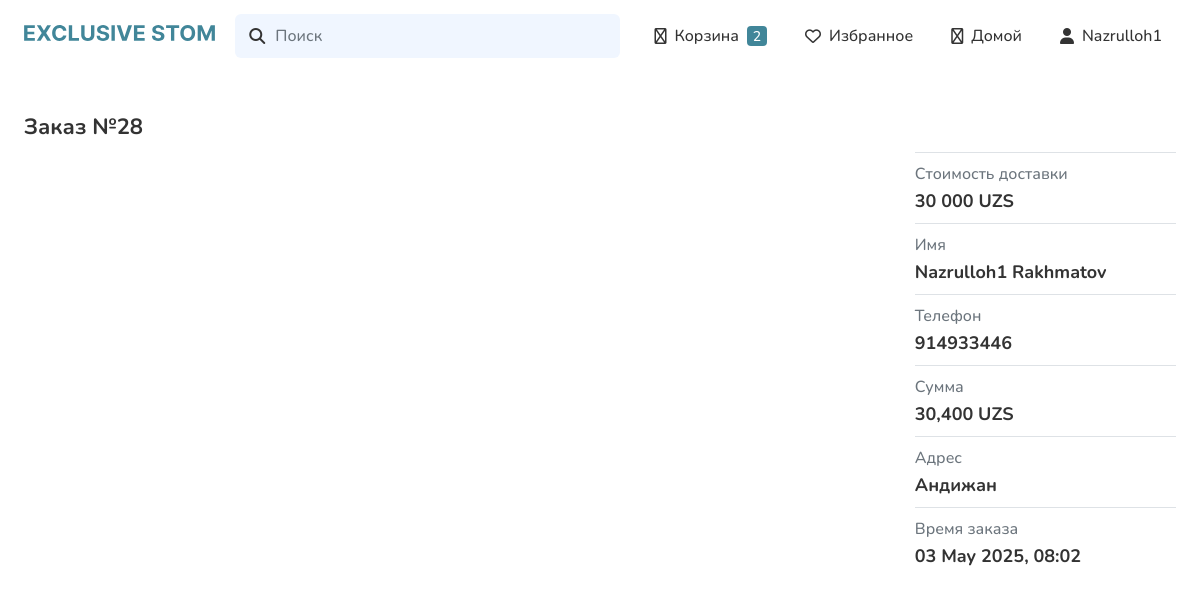
Page /ordeer/28/ (signed in) on the committed database.
### accounts/models.py (models this page shows, shortened)
class CustomUser(AbstractBaseUser, PermissionsMixin):
    phone_number = models.CharField(max_length=20, unique=True)
    first_name = models.CharField(max_length=30)
    last_name = models.CharField(max_length=30)
    is_active = models.BooleanField(default=True)
    is_staff = models.BooleanField(default=False)
    date_joined = models.DateTimeField(default=timezone.now)
    telegram_id = models.BigIntegerField(null=True, blank=True, unique=True)
    USERNAME_FIELD = 'phone_number'
    REQUIRED_FIELDS = ['first_name', 'last_name']
    objects = CustomUserManager()

### main/models.py (models this page shows, shortened)
class Order(models.Model):
    STATUS_CHOICES = (
        ('warning', 'В ожидании'),
        ('warning', 'В обработке'),
        ('success', 'Доставлено'),
        ('danger', 'Отменено'),
    )
    user = models.ForeignKey(CustomUser, on_delete=models.CASCADE, related_name='orders')
    created_at = models.DateTimeField(auto_now_add=True)
    status = models.CharField(max_length=20, choices=STATUS_CHOICES, default='pending')
    total_price = models.DecimalField(max_digits=10, decimal_places=2, default=0)
    phone_number = models.CharField(max_length=20, blank=True)
    address = models.TextField(blank=True)

### main/views.py (the view)
# urls.py: path('ordeer/<int:pk>/', OrderDetailView.as_view(), name='order-detail'),
class OrderDetailView(LoginRequiredMixin, DetailView):
    model = Order
    template_name = 'order-detail.html'
    context_object_name = 'order'
    def get_queryset(self):
        return Order.objects.filter(user=self.request.user)
    def get_context_data(self, **kwargs):
        context = super().get_context_data(**kwargs)
        context['order_items'] = self.object.items.select_related('product')
        return context

### cart/context_processors.py (called while the page is built)
def cart_item_count(request):
    if request.user.is_authenticated:
        cart, _ = Cart.objects.get_or_create(user=request.user)
        return {'cart_item_count': sum(item.quantity for item in cart.items.all())}
    return {'cart_item_count': 0}

### templates/order-detail.html (shortened to what this page needs)
{% extends 'base.html' %}
{% load static %}
{% load humanize %}
{% block content %}
  <div class="order-detail">
    <div class="section-wrapper">
      <div class="container">
        <h1 class="category-heading order-heading-text">Заказ №{{ order.id }}</h1>
        <div class="order-upper">
          <div class="order-details">
            <div class="order-detail-text">
              <span>Стоимость доставки</span>
              <p>{{ order.delivery_cost|default:'30 000' }} UZS</p>
            </div>
            <div class="order-detail-text">
              <span>Имя</span>
              <p>{{ order.user.first_name }} {{ order.user.last_name }}</p>
            </div>
            <div class="order-detail-text">
              <span>Телефон</span>
              <p>{{ order.phone_number }}</p>
            </div>
            <div class="order-detail-text">
              <span>Сумма</span>
              <p>{{ order.total_price|floatformat:0|intcomma }} UZS</p>
            </div>
            <div class="order-detail-text">
              <span>Адрес</span>
              <p>{{ order.address }}</p>
            </div>
            <div class="order-detail-text">
              <span>Время заказа</span>
              <p>{{ order.created_at|date:'d M Y, H:i' }}</p>
            </div>
          </div>
        </div>
      </div>
    </div>
  </div>
{% endblock %}

### templates/base.html (shortened to what this page needs)
{% load static %}
<!DOCTYPE html>
<html lang="en">
  <head>
    <link rel="stylesheet" href="https://cdn.jsdelivr.net/npm/swiper@11/swiper-bundle.min.css" />
    <link rel="stylesheet" href="https://site-assets.fontawesome.com/releases/v6.7.2/css/all.css" />
    <link rel="stylesheet" href="{% static './assets/css/style.css' %}" />
    <link rel="stylesheet" href="{% static './assets/css/responsive.css' %}" />
  </head>
  <body class="light-mode" style='background:white'>
    <header>
      <div class="section-wrapper">
        <div class="container">
          <div class="header-wrapper">
            <a href="{% url 'main:home' %}" class="logo"><img src="{% static './assets/imgs/logo.svg' %}" alt="" /></a>
            <form action="{% url 'main:product_search' %}" method="get" class="header-search">
              <i class="fa-solid fa-magnifying-glass"></i>
              <input type="text" name="q" placeholder="Поиск" required />
            </form>
            <div class="header-actions">
              <a href="{% url 'main:cart' %}" title="Корзина" class="header-cart">
                <i class="fa-regular fa-bag-shopping"></i>
                <p>Корзина</p>
                {% if request.resolver_match.url_name != 'cart' %}
                  <span id="header-cart-count">0</span>
                {% endif %}
              </a>
              <a href="{% url 'main:favorite-list' %}" title="Избранное" >
                <i class="fa-regular fa-heart"></i>
                <p>Избранное</p>
              </a>
              <a href="{% url 'main:home' %}" title="Избранное" >
                <i class="fa-regular fa-home"></i>
                <p>Домой</p>
              </a>
              {% if user.is_authenticated %}
                <a href="{% url 'main:profile' %}" title="Профиль: {{ user.first_name }}">
                  <i class="fa-solid fa-user"></i>
                  {{ user.first_name }}
                </a>
              {% else %}
                <a href="{% url 'accounts:login' %}" title="Вход в профиль">
                  <i class="fa-regular fa-user"></i>
                  <p>Войти</p>
                </a>
              {% endif %}
            </div>
          </div>
        </div>
      </div>
    </header>
    {% block content %}
    {% endblock %}
  </body>
</html>

### static/assets/css/style.css (style rules this page uses)
:root { --main-color: #418699; --color-dark: #333; --color-success: #2d6a4f; --color-success-outline: #95d5b2; --color-warning: #ff9500; --color-warning-outline: #fff3bc; --color-danger: #d90429; --color-danger-outline: #f998a8; --color-white: #fff; --color-light-white: #f0f6ff; --color-gray: #6c757d; --color-light-gray: #dee2e6; }
* { margin: 0; padding: 0; list-style-type: none; text-decoration: none; box-sizing: border-box; scroll-behavior: smooth; font-family: "system-ui"; transition: all 0.3s ease; }
.section-wrapper { position: relative; }
.container { max-width: 1280px; margin: 0 auto; padding: 0 2%; }
header { padding: 14px 0; position: relative; z-index: 10; }
.logo { width: 20%; }
.logo img { width: 100%; }
.header-wrapper { display: flex; justify-content: space-between; align-items: center; gap: 20px; }
.header-actions { display: flex; gap: 10px; }
html, body { overflow-x: hidden; }
.category-heading { font-size: 22px; font-family: "system-ui-b"; color: var(--color-dark); }
.order-heading-text { margin-bottom: 10px; }
.order-detail { padding: 40px 0; }
.order-details { width: 30%; min-width: 200px; }
.order-upper { display: flex; justify-content: space-between; align-items: start; gap: 20px; }

### rows in the picture
CustomUser: first_name "Nazrulloh1"
Order: id "28", user.first_name "Nazrulloh1", user.last_name "Rakhmatov", phone_number "914933446", total_price "30,400", address "Андижан", created_at "03 May 2025, 08:02"

### other values in the picture
{{ order.delivery_cost|default:'30 000' }} "30 000"
